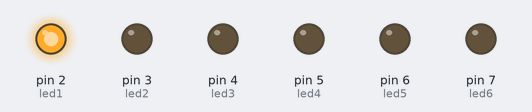
Bench run of a sketch on a simulated Arduino Uno, built with avr-gcc and run on an emulated ATmega328P. On the bench: output pins drawn as LEDs (lit = HIGH).

Above: at 0.05 s.
At 0.35 s:
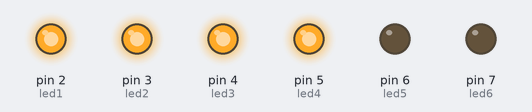
At 0.75 s:
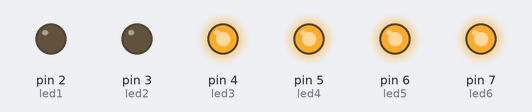
At 1.4 s:
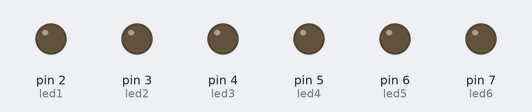
At 2.66 s:
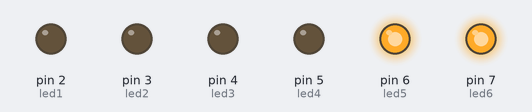
At 3.87 s:
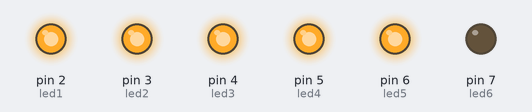
Timing chart, 0 to 4.2 s (numbered marks = the images above):
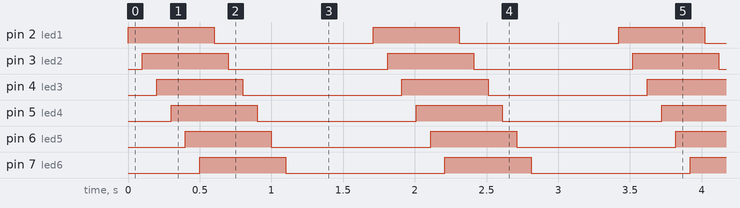

Measured:
- by itself, pin 2 (led1), pin 3 (led2), pin 4 (led3), pin 5 (led4), pin 6 (led5), pin 7 (led6): alternates HIGH for 0.60 s and LOW for 1.1 s
- by itself, everything shown: repeats every 1.7 s, in 12 steps

The sketch:

ledBlink2.ino
```cpp
//$pin4123456

#define ASCII_DOLLAR 36

const int led1 = 2;
const int led2 = 3;
const int led3 = 4;
const int led4 = 5;
const int led5 = 6;
const int led6 = 7;

const bool ledsBink = true;//will cause score to set how many leds
const int cycles = 1;
const int ledDelay = 300;

int myLedsSize = 6;
int myLeds[2][6] = {
  {led1,led2,led3,led4,led5,led6},//
  {1,1,1,1,1,1}//led states
};

//int lightsOn = 0;
int pointsPerLed = 20;

const int headerSize = 4;

String inputString = "";
unsigned char cPinScore = 4;
int score = 0;
int lightsOn = 0;

bool stringComplete = false;


void setup() {
  pinMode(led1, OUTPUT);
  pinMode(led2, OUTPUT);
  pinMode(led3, OUTPUT);
  pinMode(led4, OUTPUT);
  pinMode(led5, OUTPUT);
  pinMode(led6, OUTPUT);

  Serial.begin(9600); // start serial communication at 9600bps with USB port
  Serial.flush(); // flush communication

}

void loop() {
  BadLedBink(100);
  delay(10);

}


void LedStateControl(){


  if (ledsBink == true){
    for(int i = 0; i < myLedsSize - 1; i++){
      lightsOn++;
      LedOther();
      LedLightControl();
      delay(ledDelay);
    }
    for (int i = 0; i < cycles; i++) {
      lightsOn = myLedsSize;
      LedOther();
      LedLightControl();
      delay(ledDelay);
      lightsOn = 0;
      LedOther();
      LedLightControl();
      delay(ledDelay);
    }
  } else {lightsOn = myLedsSize;}


}
void LedOther() {
  if (lightsOn > myLedsSize) {
    lightsOn = 0;
    Serial.println("Trying to light up too many leds!");
  }
  for(int i = 1; i <= lightsOn; i++){
    myLeds[1][i] = 1;
  }
  for(int i = lightsOn; i <= myLedsSize; i++){
    myLeds[1][i] = 0;
  }
}

void LedLightControl(){
  for(int i = 0; i <= myLedsSize - 1; i++){
    if (myLeds[1][i] == 1){digitalWrite(myLeds[0][i], HIGH);}
    else if (myLeds[1][i] == 0) { digitalWrite(myLeds[0][i], LOW);}
    else {Serial.println("ERROR: I did soming wrong with arrays in LedGridLightUP");}
  }
}

void BadLedBink(int partOneDelayTime){

  digitalWrite(led1, HIGH);
  delay(partOneDelayTime);
  digitalWrite(led2, HIGH);
  delay(partOneDelayTime);
  digitalWrite(led3, HIGH);
  delay(partOneDelayTime);
  digitalWrite(led4, HIGH);
  delay(partOneDelayTime);
  digitalWrite(led5, HIGH);
  delay(partOneDelayTime);
  digitalWrite(led6, HIGH);
  delay(partOneDelayTime);
  digitalWrite(led1, LOW);
  delay(partOneDelayTime);
  digitalWrite(led2, LOW);
  delay(partOneDelayTime);
  digitalWrite(led3, LOW);
  delay(partOneDelayTime);
  digitalWrite(led4, LOW);
  delay(partOneDelayTime);
  digitalWrite(led5, LOW);
  delay(partOneDelayTime);
  digitalWrite(led6, LOW);
  delay(partOneDelayTime);
  delay(500);
}
```
